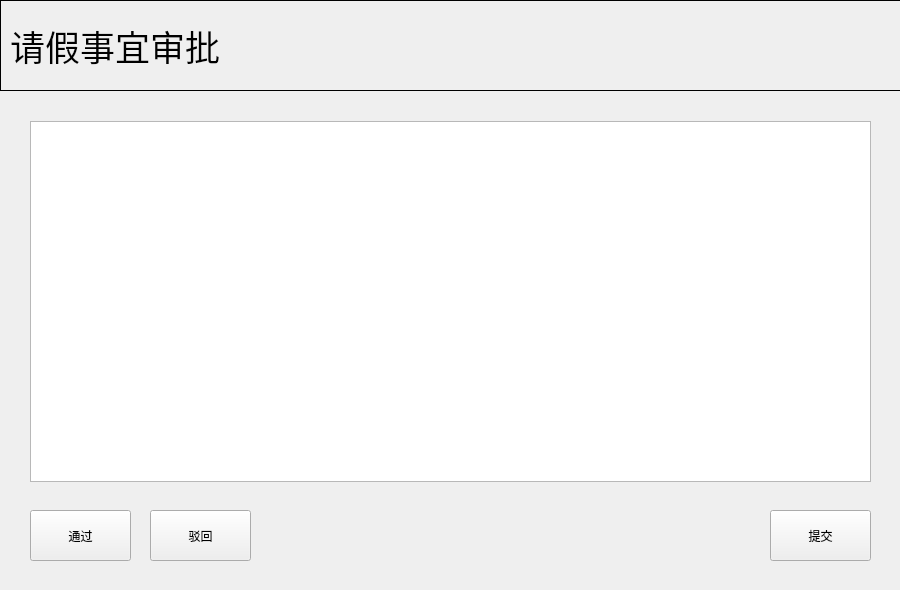
<?xml version="1.0" encoding="UTF-8"?>
<ui version="4.0">
 <class>ApproveLeaveDialog</class>
 <widget class="QDialog" name="ApproveLeaveDialog">
  <property name="geometry">
   <rect>
    <x>0</x>
    <y>0</y>
    <width>900</width>
    <height>590</height>
   </rect>
  </property>
  <property name="windowTitle">
   <string>审批</string>
  </property>
  <widget class="QWidget" name="widget_1" native="true">
   <property name="geometry">
    <rect>
     <x>0</x>
     <y>90</y>
     <width>901</width>
     <height>501</height>
    </rect>
   </property>
   <property name="sizePolicy">
    <sizepolicy hsizetype="Fixed" vsizetype="Fixed">
     <horstretch>0</horstretch>
     <verstretch>0</verstretch>
    </sizepolicy>
   </property>
   <property name="autoFillBackground">
    <bool>false</bool>
   </property>
   <widget class="QTableWidget" name="tableWidget">
    <property name="geometry">
     <rect>
      <x>30</x>
      <y>31</y>
      <width>841</width>
      <height>361</height>
     </rect>
    </property>
    <property name="selectionMode">
     <enum>QAbstractItemView::NoSelection</enum>
    </property>
    <attribute name="horizontalHeaderCascadingSectionResizes">
     <bool>false</bool>
    </attribute>
    <attribute name="horizontalHeaderDefaultSectionSize">
     <number>118</number>
    </attribute>
    <attribute name="horizontalHeaderStretchLastSection">
     <bool>false</bool>
    </attribute>
    <attribute name="verticalHeaderDefaultSectionSize">
     <number>30</number>
    </attribute>
    <attribute name="verticalHeaderStretchLastSection">
     <bool>false</bool>
    </attribute>
   </widget>
   <widget class="QToolButton" name="toolButton_make1">
    <property name="geometry">
     <rect>
      <x>30</x>
      <y>420</y>
      <width>101</width>
      <height>51</height>
     </rect>
    </property>
    <property name="text">
     <string>通过</string>
    </property>
   </widget>
   <widget class="QToolButton" name="toolButton_make_2">
    <property name="geometry">
     <rect>
      <x>150</x>
      <y>420</y>
      <width>101</width>
      <height>51</height>
     </rect>
    </property>
    <property name="text">
     <string>驳回</string>
    </property>
   </widget>
   <widget class="QToolButton" name="toolButton_make_3">
    <property name="geometry">
     <rect>
      <x>770</x>
      <y>420</y>
      <width>101</width>
      <height>51</height>
     </rect>
    </property>
    <property name="text">
     <string>提交</string>
    </property>
   </widget>
  </widget>
  <widget class="QLabel" name="label_1">
   <property name="geometry">
    <rect>
     <x>0</x>
     <y>0</y>
     <width>901</width>
     <height>91</height>
    </rect>
   </property>
   <property name="font">
    <font>
     <family>微软雅黑</family>
     <pointsize>26</pointsize>
    </font>
   </property>
   <property name="frameShape">
    <enum>QFrame::Panel</enum>
   </property>
   <property name="frameShadow">
    <enum>QFrame::Plain</enum>
   </property>
   <property name="text">
    <string>请假事宜审批</string>
   </property>
  </widget>
 </widget>
 <resources/>
 <connections/>
</ui>
